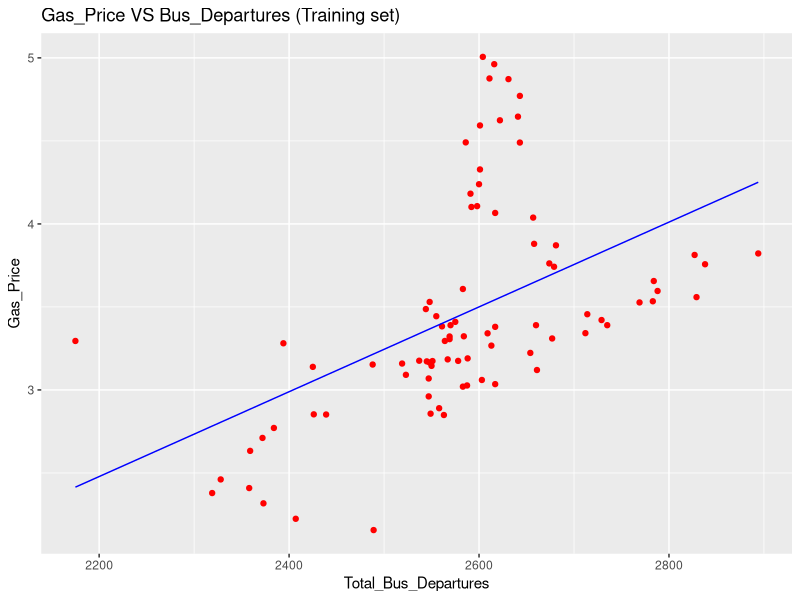
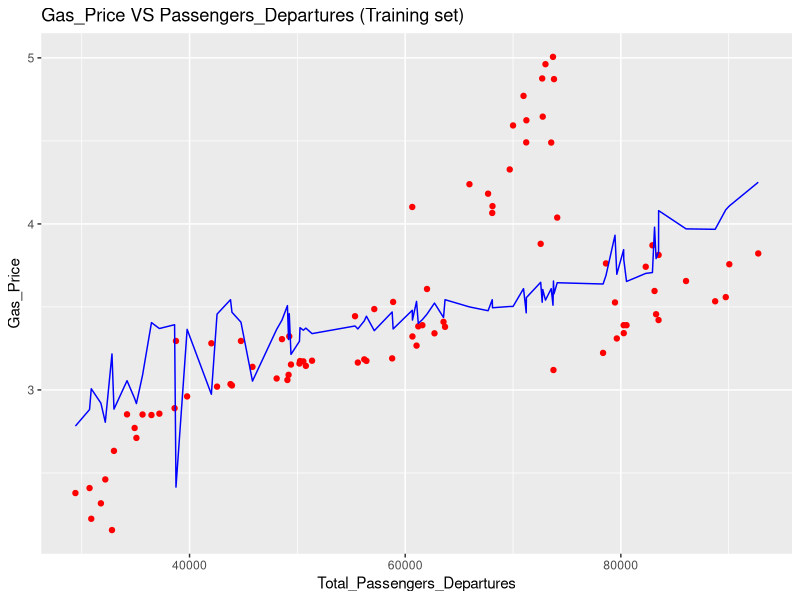
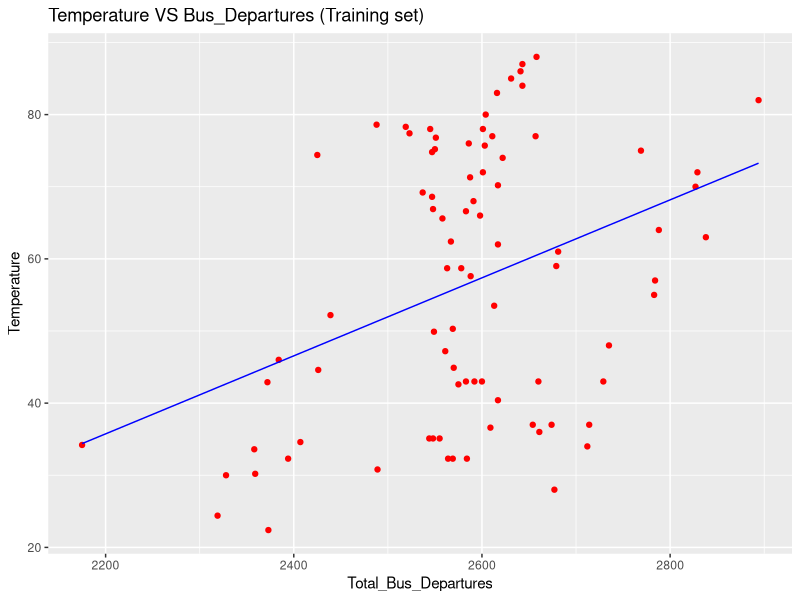
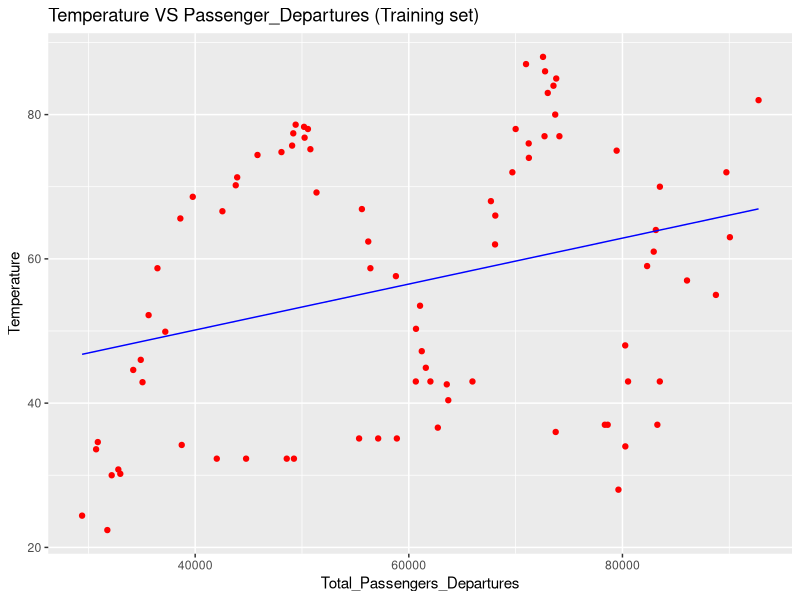
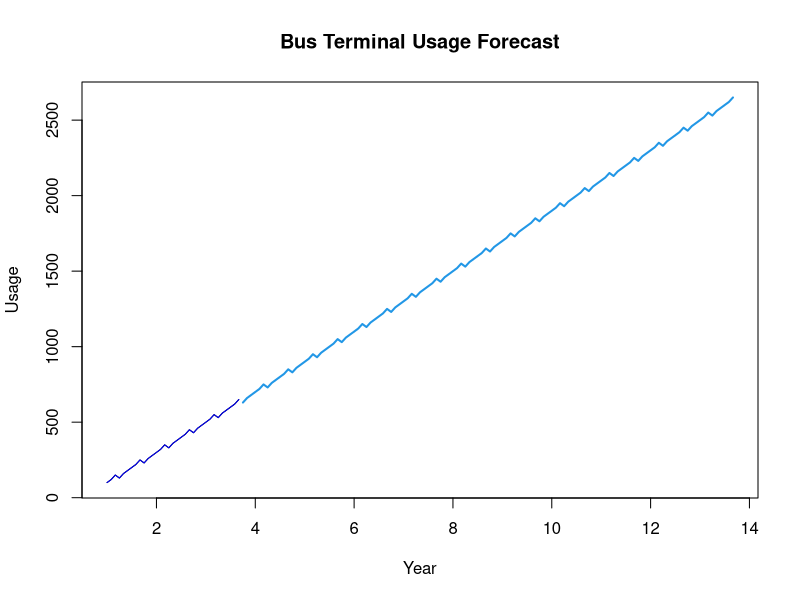
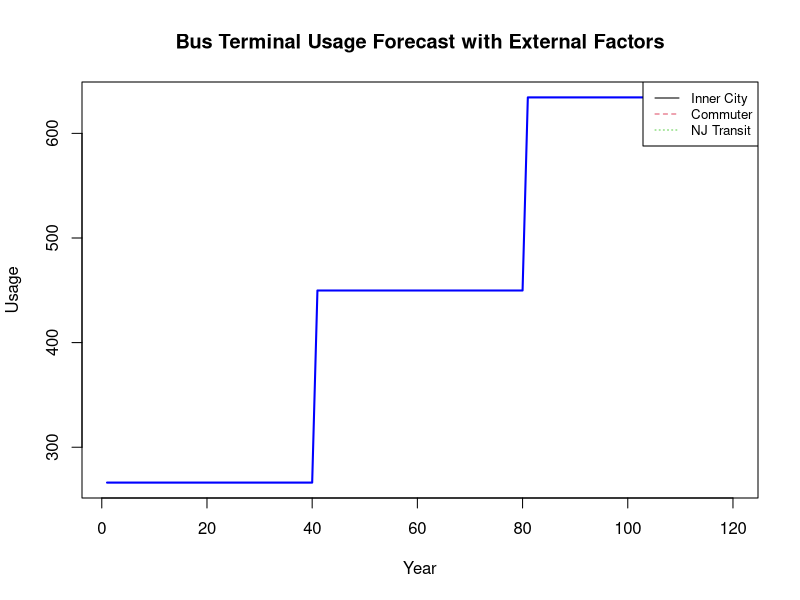

These charts were generated, in order, by the following R code:
## ---- chunk 1
dataset <- read.csv('externalfactors.csv')
## ---- chunk 2
library(caTools)
set.seed(123)
split = sample.split(dataset$Gas_Price, SplitRatio = 0.75)
training_set = subset(dataset, split == TRUE)
test_set = subset(dataset, split == FALSE)
## ---- chunk 3
regressor = lm(formula = Gas_Price ~ Total_Bus_Departures, 
               data = training_set)
summary(regressor)

## ---- chunk 4
y_pred <- predict(regressor, newdata = test_set) 
## ---- chunk 5
library(ggplot2)
#install library if missing package
# we are going to add components: 1. observations points
ggplot() + 
  geom_point(aes(x = training_set$Total_Bus_Departures, y = training_set$Gas_Price),
             colour = 'red') +
  geom_line(aes(x = training_set$Total_Bus_Departures, y = predict(regressor, newdata = training_set) ),
            colour = 'blue') + 
  ggtitle('Gas_Price VS Bus_Departures (Training set)') + 
  xlab('Total_Bus_Departures') + 
  ylab('Gas_Price')
## ---- chunk 6
library(ggplot2)
#install library if missing package
# we are going to add components: 1. observations points
ggplot() + 
  geom_point(aes(x = training_set$Total_Passenger_Departures, y = training_set$Gas_Price),
             colour = 'red') +
  geom_line(aes(x = training_set$Total_Passenger_Departures, y = predict(regressor, newdata = training_set) ),
            colour = 'blue') + 
  ggtitle('Gas_Price VS Passengers_Departures (Training set)') + 
  xlab('Total_Passengers_Departures') + 
  ylab('Gas_Price')
## ---- chunk 7
regressor_temp_Bus = lm(formula = Temperature ~ Total_Bus_Departures, 
               data = training_set)
summary(regressor_temp_Bus)
## ---- chunk 8
regressor_temp_passenger = lm(formula = Temperature ~ Total_Passenger_Departures, 
               data = training_set)
summary(regressor_temp_passenger)
## ---- chunk 9
library(ggplot2)
#install library if missing package
# we are going to add components: 1. observations points
ggplot() + 
  geom_point(aes(x = training_set$Total_Bus_Departures, y = training_set$Temperature),
             colour = 'red') +
  geom_line(aes(x = training_set$Total_Bus_Departures, y = predict(regressor_temp_Bus, newdata = training_set) ),
            colour = 'blue') + 
  ggtitle('Temperature VS Bus_Departures (Training set)') + 
  xlab('Total_Bus_Departures') + 
  ylab('Temperature')
## ---- chunk 10
library(ggplot2)
#install library if missing package
# we are going to add components: 1. observations points
ggplot() + 
  geom_point(aes(x = training_set$Total_Passenger_Departures, y = training_set$Temperature),
             colour = 'red') +
  geom_line(aes(x = training_set$Total_Passenger_Departures, y = predict(regressor_temp_passenger, newdata = training_set) ),
            colour = 'blue') + 
  ggtitle('Temperature VS Passenger_Departures (Training set)') + 
  xlab('Total_Passengers_Departures') + 
  ylab('Temperature')
## ---- chunk 11
library(forecast)

terminal_data <- data.frame(
  Date = seq(as.Date("2020-01-01"), by = "months", length.out = 33),  
  Usage = c(100, 120, 150, 130, 160, 180, 200, 220, 250, 230, 260, 280, 300, 320, 350, 330, 360, 380, 400, 420, 450, 430, 460, 480, 500, 520, 550, 530, 560, 580, 600, 620, 650)
)
## ---- chunk 12
ts_data <- ts(terminal_data$Usage, frequency = 12)
arima_model <- auto.arima(ts_data)
## ---- chunk 13
forecast_values <- forecast(arima_model, h = 120)
plot(forecast_values, main = "Bus Terminal Usage Forecast", xlab = "Year", ylab = "Usage")
lines(ts_data, col = "blue", lty = 1)
## ---- chunk 14
library(dplyr)
terminal_data <- data.frame(
  Date = seq(as.Date("2020-01-01"), by = "months", length.out = 33),
  Carrier = rep(c("Inner City", "Commuter", "NJ Transit"), each = 11),
  Usage = c(
    # Inner City
    100, 120, 150, 130, 160, 180, 200, 220, 250, 230, 260,
    # Commuter
    280, 300, 320, 350, 330, 360, 380, 400, 420, 450, 430,
    # NJ Transit
    460, 480, 500, 520, 550, 530, 560, 580, 600, 620, 650
  )
)
## ---- chunk 15
external_factors <- data.frame(
  Date = seq(as.Date("2020-01-01"), by = "months", length.out = 33),
  Snowstorms = c(0, 0, 1, 0, 0, 0, 1, 0, 0, 0, 1),
  UN_Events = c(0, 1, 0, 0, 1, 0, 0, 0, 1, 0, 0),
  Strikes = c(0, 0, 0, 0, 0, 1, 0, 0, 0, 1, 0),
  Gas_Prices = c(2.5, 2.6, 2.7, 2.8, 2.9, 3.0, 3.1, 3.2, 3.3, 3.4, 3.5)
)

merged_data <- merge(terminal_data, external_factors, by = "Date")
## ---- chunk 16
ts_data <- ts(merged_data$Usage, frequency = 12)
lm_model <- lm(Usage ~ Carrier + Snowstorms + UN_Events + Strikes + Gas_Prices, data = merged_data)
forecast_data <- data.frame(
  Date = seq(as.Date("2023-01-01"), by = "months", length.out = 120),
  Carrier = rep(c("Inner City", "Commuter", "NJ Transit"), each = 40),  # Adjust based on your needs
  Snowstorms = rep(0, 120),
  UN_Events = rep(0, 120),
  Strikes = rep(0, 120),
  Gas_Prices = rep(3.5, 120)  # Adjust based on your needs
)

## ---- chunk 17
forecast_values <- predict(lm_model, newdata = forecast_data)

plot(forecast_values, type = "l", col = "blue", lty = 1, lwd = 2,
     main = "Bus Terminal Usage Forecast with External Factors",
     xlab = "Year", ylab = "Usage")

legend("topright", legend = unique(merged_data$Carrier), col = 1:3, lty = 1:3, cex = 0.8)
